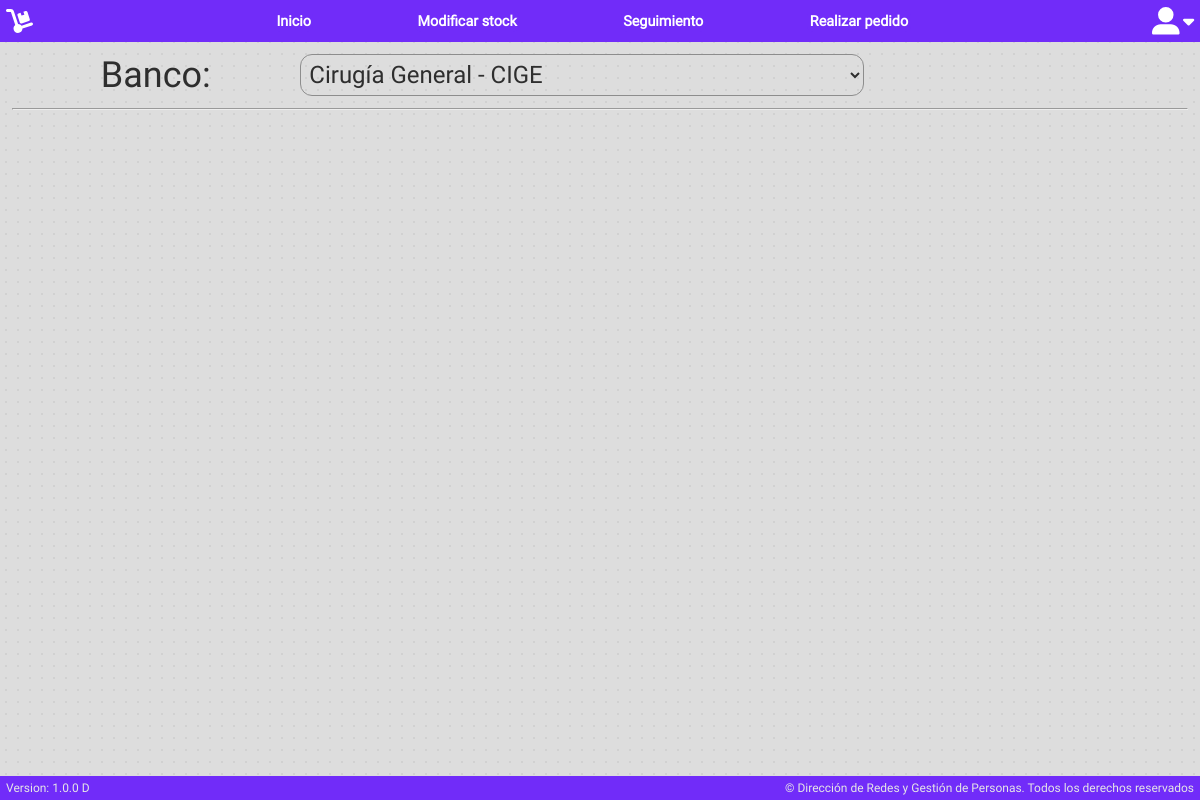
/ (signed in), run on an earlier commit of the app's database.
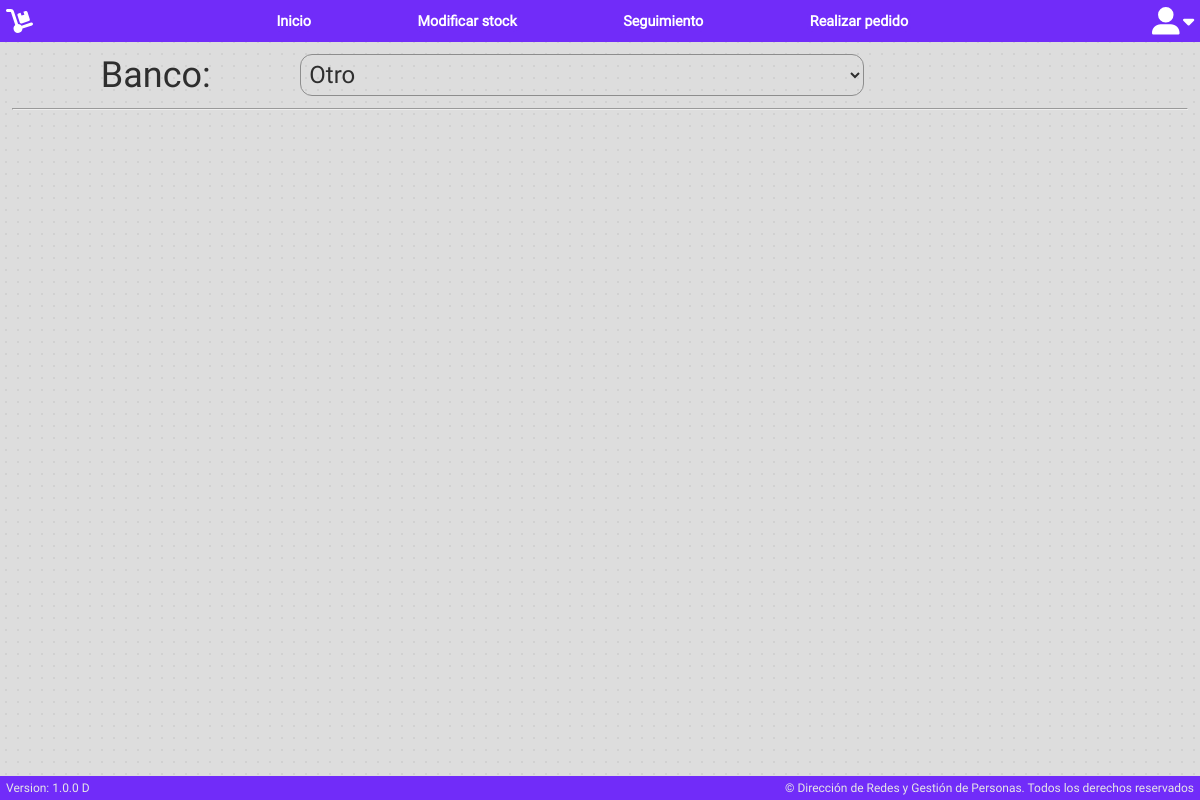
And on a later commit of the database.
### tables this page shows
CREATE TABLE `users` (
  `id` int(11) NOT NULL,
  `nombre` varchar(255) NOT NULL,
  `apellido` varchar(255) NOT NULL,
  `dni` int(10) NOT NULL,
  `username` varchar(255) NOT NULL,
  `password` varchar(255) NOT NULL,
  `cargo` varchar(255) NOT NULL,
  `tipo_usuario` varchar(255) NOT NULL,
  `banco` varchar(255) NOT NULL,
  `ref` varchar(255) NOT NULL,
  `firma` longtext NOT NULL,
  `matricula` varchar(255) NOT NULL
);

### app/db/user.php (called while the page is built, shortened)
<?php
require_once 'db.php';
class User extends DB
{
    private $banco;
    public function setUser($user)
    {
        $query = $this->connect()->prepare('SELECT nombre, apellido, password, cargo, tipo_usuario, dni, username, banco, matricula FROM users WHERE username = :user');
        $query->execute(['user' => $user]);
        if ($query->rowCount()) {
            $result = $query->fetch(PDO::FETCH_ASSOC);
            $this->banco = $result['banco'];
        }
    }
    public function getBanco() {
        return $this->banco;
    }
}

### app/db/db.php (called while the page is built)
<?php
class DB
{
    private $host;
    private $db;
    private $user;
    private $password;
    private $charset;
    public function __construct()
    {
        $this->host     = 'localhost';
        $this->db       = 'banco';
        $this->user     = 'root';
        $this->password = 'root';
        $this->charset  = 'utf8mb4';
    }
    function connect()
    {
        try {
            $connection = "mysql:host=" . $this->host . ";dbname=" . $this->db . ";charset=" . $this->charset;
            $options = [
                PDO::ATTR_ERRMODE => PDO::ERRMODE_EXCEPTION,
                PDO::ATTR_EMULATE_PREPARES => false,
            ];
            $pdo = new PDO($connection, $this->user, $this->password, $options);
            return $pdo;
        } catch (PDOException $e) {
            print_r('Error connection: ' . $e->getMessage());
        }
    }
}

### public/index.php (the view, shortened to what this page needs)
<?php
$db = new DB();
$pdo = $db->connect();
?>
<?php include_once 'layouts/bases/header.php'; ?>
<link rel="stylesheet" href="/Banco/public/css/index.css">
<article>
  <div class="banco">
    Banco:
    <select name="banco" id="bancoSelect">
      <?php
      try {
        $stmt = $pdo->prepare("SELECT banco, siglas FROM bancos");
        $stmt->execute();
        $options = "";
        $userBanco = $user->getBanco();
        while ($row = $stmt->fetch(PDO::FETCH_ASSOC)) {
          $banco = $row['banco'];
          $siglas = $row['siglas'];
          $selected = ($userBanco == $siglas) ? "selected" : "";
          $options .= "<option value='$siglas' $selected>$banco - $siglas</option>";
        }
        $stmt->execute();
        $found = false;
        while ($row = $stmt->fetch(PDO::FETCH_ASSOC)) {
          if ($row['siglas'] == $userBanco) {
            $found = true;
            break;
          }
        }
        if (!$found && $userBanco != "") {
          $options .= "<option value='otro' selected>Otro</option>";
        }
        echo $options;
      } catch (PDOException $e) {
        echo 'Error: ' . $e->getMessage();
      }
      ?>
    </select>
  </div>
  <hr>
</article>
<?php include_once 'layouts/bases/footer.php'; ?>
</body>
</html>

What changed in the data, as far as the page shows it:
now on this page (row edited): users: banco "Otro"
Also different on the page:
form field banco: "Cirugía General - CIGE" → (not shown)
